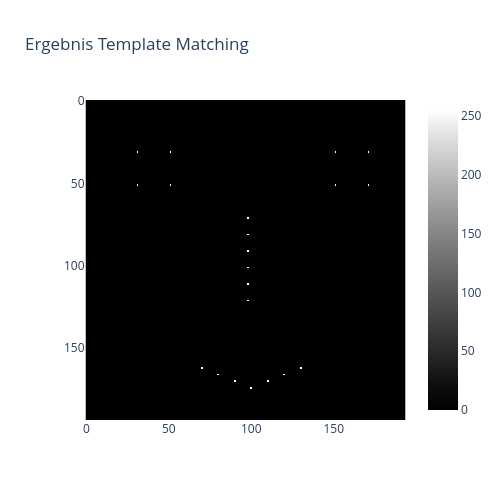

The notebook cell saved with this chart:
### Code cell
# Beste Übereinstimmungen finden und als Binärbild bestMatches darstellen

####
## ENTER YOUR CODE HERE
####



# Hinweis: Skalieren Sie das Bild vor der Darstellung ggf. auf den Wertebereich 0-255
displayImagePlotly(bestMatches, title = 'Ergebnis Template Matching')

### Figure 1 — Plotly figure (JSON) as saved in the notebook; plotly's stock layout.template omitted (floating-point values rounded to 4 significant figures; data arrays with more than 128 entries replaced by an {"elided": "..."} marker saying what was removed)
{"data": [{"coloraxis": "coloraxis", "hovertemplate": "x: %{x}<br>y: %{y}<br>color: %{z}<extra></extra>", "name": "0", "type": "heatmap", "xaxis": "x", "yaxis": "y", "z": {"elided": "194x194 int values"}}], "layout": {"coloraxis": {"cmax": 255, "cmin": 0, "colorscale": [[0, "rgb(0, 0, 0)"], [0.09091, "rgb(16, 16, 16)"], [0.1818, "rgb(38, 38, 38)"], [0.2727, "rgb(59, 59, 59)"], [0.3636, "rgb(81, 80, 80)"], [0.4545, "rgb(102, 101, 101)"], [0.5455, "rgb(124, 123, 122)"], [0.6364, "rgb(146, 146, 145)"], [0.7273, "rgb(171, 171, 170)"], [0.8182, "rgb(197, 197, 195)"], [0.9091, "rgb(224, 224, 223)"], [1, "rgb(254, 254, 253)"]]}, "height": 500, "title": {"text": "Ergebnis Template Matching"}, "width": 500, "xaxis": {"anchor": "y", "constrain": "domain", "domain": [0, 1], "scaleanchor": "y"}, "yaxis": {"anchor": "x", "autorange": "reversed", "constrain": "domain", "domain": [0, 1]}}}
